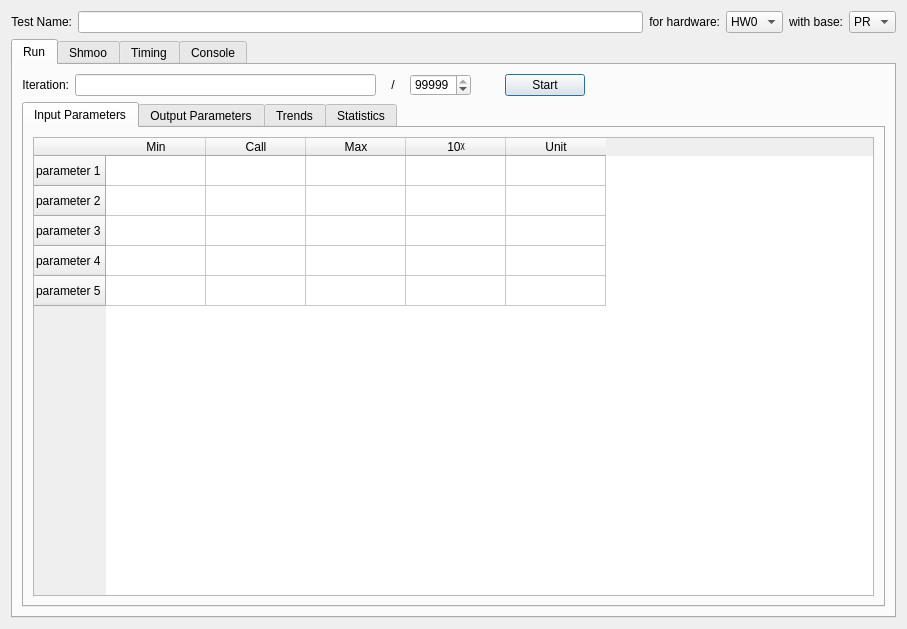
<?xml version="1.0" encoding="UTF-8"?>
<ui version="4.0">
 <class>NewTestWizard</class>
 <widget class="QDialog" name="NewTestWizard">
  <property name="geometry">
   <rect>
    <x>0</x>
    <y>0</y>
    <width>907</width>
    <height>629</height>
   </rect>
  </property>
  <property name="sizePolicy">
   <sizepolicy hsizetype="Minimum" vsizetype="Minimum">
    <horstretch>0</horstretch>
    <verstretch>0</verstretch>
   </sizepolicy>
  </property>
  <property name="minimumSize">
   <size>
    <width>734</width>
    <height>400</height>
   </size>
  </property>
  <property name="maximumSize">
   <size>
    <width>16777215</width>
    <height>16777215</height>
   </size>
  </property>
  <property name="windowTitle">
   <string>Dialog</string>
  </property>
  <layout class="QGridLayout" name="gridLayout">
   <item row="0" column="0">
    <layout class="QVBoxLayout" name="verticalLayout">
     <item>
      <layout class="QHBoxLayout" name="horizontalLayout">
       <item>
        <widget class="QLabel" name="label_3">
         <property name="text">
          <string>Test Name:</string>
         </property>
         <property name="alignment">
          <set>Qt::AlignRight|Qt::AlignTrailing|Qt::AlignVCenter</set>
         </property>
        </widget>
       </item>
       <item>
        <widget class="QLineEdit" name="TestName"/>
       </item>
       <item>
        <widget class="QLabel" name="label_6">
         <property name="text">
          <string>for hardware:</string>
         </property>
         <property name="alignment">
          <set>Qt::AlignRight|Qt::AlignTrailing|Qt::AlignVCenter</set>
         </property>
        </widget>
       </item>
       <item>
        <widget class="QComboBox" name="ForHardwareSetup">
         <item>
          <property name="text">
           <string>HW0</string>
          </property>
         </item>
         <item>
          <property name="text">
           <string>HW1</string>
          </property>
         </item>
         <item>
          <property name="text">
           <string>HW2</string>
          </property>
         </item>
        </widget>
       </item>
       <item>
        <widget class="QLabel" name="label_7">
         <property name="text">
          <string>with base:</string>
         </property>
         <property name="alignment">
          <set>Qt::AlignRight|Qt::AlignTrailing|Qt::AlignVCenter</set>
         </property>
        </widget>
       </item>
       <item>
        <widget class="QComboBox" name="WithBase">
         <item>
          <property name="text">
           <string>PR</string>
          </property>
         </item>
         <item>
          <property name="text">
           <string>FT</string>
          </property>
         </item>
        </widget>
       </item>
      </layout>
     </item>
     <item>
      <widget class="QTabWidget" name="testTabs">
       <property name="enabled">
        <bool>true</bool>
       </property>
       <property name="currentIndex">
        <number>0</number>
       </property>
       <widget class="QWidget" name="runTab">
        <attribute name="title">
         <string>Run</string>
        </attribute>
        <layout class="QGridLayout" name="gridLayout_6">
         <item row="0" column="0">
          <layout class="QVBoxLayout" name="verticalLayout_2">
           <item>
            <layout class="QHBoxLayout" name="horizontalLayout_2">
             <item>
              <widget class="QLabel" name="label">
               <property name="sizePolicy">
                <sizepolicy hsizetype="Preferred" vsizetype="Fixed">
                 <horstretch>0</horstretch>
                 <verstretch>0</verstretch>
                </sizepolicy>
               </property>
               <property name="minimumSize">
                <size>
                 <width>0</width>
                 <height>22</height>
                </size>
               </property>
               <property name="maximumSize">
                <size>
                 <width>16777215</width>
                 <height>22</height>
                </size>
               </property>
               <property name="text">
                <string>Iteration:</string>
               </property>
               <property name="alignment">
                <set>Qt::AlignRight|Qt::AlignTrailing|Qt::AlignVCenter</set>
               </property>
              </widget>
             </item>
             <item>
              <widget class="QLineEdit" name="lineEdit"/>
             </item>
             <item>
              <widget class="QLabel" name="label_2">
               <property name="sizePolicy">
                <sizepolicy hsizetype="Fixed" vsizetype="Fixed">
                 <horstretch>0</horstretch>
                 <verstretch>0</verstretch>
                </sizepolicy>
               </property>
               <property name="minimumSize">
                <size>
                 <width>22</width>
                 <height>22</height>
                </size>
               </property>
               <property name="maximumSize">
                <size>
                 <width>22</width>
                 <height>22</height>
                </size>
               </property>
               <property name="text">
                <string>/</string>
               </property>
               <property name="alignment">
                <set>Qt::AlignCenter</set>
               </property>
              </widget>
             </item>
             <item>
              <widget class="QSpinBox" name="spinBox">
               <property name="sizePolicy">
                <sizepolicy hsizetype="Minimum" vsizetype="Minimum">
                 <horstretch>0</horstretch>
                 <verstretch>0</verstretch>
                </sizepolicy>
               </property>
               <property name="minimumSize">
                <size>
                 <width>0</width>
                 <height>22</height>
                </size>
               </property>
               <property name="maximumSize">
                <size>
                 <width>16777215</width>
                 <height>22</height>
                </size>
               </property>
               <property name="minimum">
                <number>1</number>
               </property>
               <property name="maximum">
                <number>99999</number>
               </property>
               <property name="singleStep">
                <number>100</number>
               </property>
               <property name="value">
                <number>99999</number>
               </property>
              </widget>
             </item>
             <item>
              <widget class="QLabel" name="label_4">
               <property name="sizePolicy">
                <sizepolicy hsizetype="Fixed" vsizetype="Fixed">
                 <horstretch>0</horstretch>
                 <verstretch>0</verstretch>
                </sizepolicy>
               </property>
               <property name="minimumSize">
                <size>
                 <width>22</width>
                 <height>22</height>
                </size>
               </property>
               <property name="maximumSize">
                <size>
                 <width>22</width>
                 <height>22</height>
                </size>
               </property>
               <property name="text">
                <string/>
               </property>
               <property name="alignment">
                <set>Qt::AlignRight|Qt::AlignTrailing|Qt::AlignVCenter</set>
               </property>
              </widget>
             </item>
             <item>
              <widget class="QPushButton" name="pushButton">
               <property name="text">
                <string>Start</string>
               </property>
              </widget>
             </item>
             <item>
              <spacer name="horizontalSpacer">
               <property name="orientation">
                <enum>Qt::Horizontal</enum>
               </property>
               <property name="sizeHint" stdset="0">
                <size>
                 <width>40</width>
                 <height>20</height>
                </size>
               </property>
              </spacer>
             </item>
            </layout>
           </item>
           <item>
            <widget class="QTabWidget" name="tabWidget">
             <property name="currentIndex">
              <number>0</number>
             </property>
             <widget class="QWidget" name="inputParametersTab">
              <attribute name="title">
               <string>Input Parameters</string>
              </attribute>
              <layout class="QGridLayout" name="gridLayout_3">
               <item row="0" column="0">
                <widget class="QTableWidget" name="tableWidget">
                 <row>
                  <property name="text">
                   <string>parameter 1</string>
                  </property>
                 </row>
                 <row>
                  <property name="text">
                   <string>parameter 2</string>
                  </property>
                 </row>
                 <row>
                  <property name="text">
                   <string>parameter 3</string>
                  </property>
                 </row>
                 <row>
                  <property name="text">
                   <string>parameter 4</string>
                  </property>
                 </row>
                 <row>
                  <property name="text">
                   <string>parameter 5</string>
                  </property>
                 </row>
                 <column>
                  <property name="text">
                   <string>Min</string>
                  </property>
                 </column>
                 <column>
                  <property name="text">
                   <string>Call</string>
                  </property>
                 </column>
                 <column>
                  <property name="text">
                   <string>Max</string>
                  </property>
                 </column>
                 <column>
                  <property name="text">
                   <string>10ᵡ</string>
                  </property>
                 </column>
                 <column>
                  <property name="text">
                   <string>Unit</string>
                  </property>
                 </column>
                </widget>
               </item>
              </layout>
             </widget>
             <widget class="QWidget" name="outputParametersTab">
              <attribute name="title">
               <string>Output Parameters</string>
              </attribute>
              <layout class="QGridLayout" name="gridLayout_4">
               <item row="0" column="0">
                <widget class="QTreeWidget" name="treeWidget">
                 <column>
                  <property name="text">
                   <string>1</string>
                  </property>
                 </column>
                 <column>
                  <property name="text">
                   <string>2</string>
                  </property>
                 </column>
                </widget>
               </item>
              </layout>
             </widget>
             <widget class="QWidget" name="trendTab">
              <attribute name="title">
               <string>Trends</string>
              </attribute>
              <widget class="QLabel" name="label_8">
               <property name="geometry">
                <rect>
                 <x>11</x>
                 <y>11</y>
                 <width>91</width>
                 <height>16</height>
                </rect>
               </property>
               <property name="text">
                <string>Output Parameter:</string>
               </property>
               <property name="alignment">
                <set>Qt::AlignRight|Qt::AlignTrailing|Qt::AlignVCenter</set>
               </property>
              </widget>
              <widget class="QComboBox" name="comboBox_2">
               <property name="geometry">
                <rect>
                 <x>108</x>
                 <y>11</y>
                 <width>65</width>
                 <height>20</height>
                </rect>
               </property>
               <item>
                <property name="text">
                 <string>Param 1</string>
                </property>
               </item>
               <item>
                <property name="text">
                 <string>Param 2</string>
                </property>
               </item>
               <item>
                <property name="text">
                 <string>Param 3</string>
                </property>
               </item>
              </widget>
              <widget class="QSplitter" name="splitter">
               <property name="geometry">
                <rect>
                 <x>10</x>
                 <y>38</y>
                 <width>512</width>
                 <height>192</height>
                </rect>
               </property>
               <property name="orientation">
                <enum>Qt::Horizontal</enum>
               </property>
               <widget class="QGraphicsView" name="graphicsView"/>
               <widget class="QGraphicsView" name="graphicsView_2"/>
              </widget>
             </widget>
             <widget class="QWidget" name="statisticsTab">
              <attribute name="title">
               <string>Statistics</string>
              </attribute>
              <layout class="QGridLayout" name="gridLayout_2">
               <item row="0" column="0">
                <layout class="QVBoxLayout" name="verticalLayout_3">
                 <item>
                  <layout class="QHBoxLayout" name="horizontalLayout_3">
                   <item>
                    <widget class="QLabel" name="label_5">
                     <property name="text">
                      <string>Output Parameter:</string>
                     </property>
                     <property name="alignment">
                      <set>Qt::AlignRight|Qt::AlignTrailing|Qt::AlignVCenter</set>
                     </property>
                    </widget>
                   </item>
                   <item>
                    <widget class="QComboBox" name="comboBox">
                     <item>
                      <property name="text">
                       <string>Param 1</string>
                      </property>
                     </item>
                     <item>
                      <property name="text">
                       <string>Param 2</string>
                      </property>
                     </item>
                     <item>
                      <property name="text">
                       <string>Param 3</string>
                      </property>
                     </item>
                    </widget>
                   </item>
                   <item>
                    <spacer name="horizontalSpacer_2">
                     <property name="orientation">
                      <enum>Qt::Horizontal</enum>
                     </property>
                     <property name="sizeHint" stdset="0">
                      <size>
                       <width>40</width>
                       <height>20</height>
                      </size>
                     </property>
                    </spacer>
                   </item>
                  </layout>
                 </item>
                 <item>
                  <widget class="QTableWidget" name="tableWidget_2">
                   <row>
                    <property name="text">
                     <string>Yield ratio</string>
                    </property>
                   </row>
                   <row>
                    <property name="text">
                     <string>Yield %</string>
                    </property>
                   </row>
                   <row>
                    <property name="text">
                     <string>Fails</string>
                    </property>
                   </row>
                   <row>
                    <property name="text">
                     <string>Outliers</string>
                    </property>
                   </row>
                   <row>
                    <property name="text">
                     <string>Min</string>
                    </property>
                   </row>
                   <row>
                    <property name="text">
                     <string>Median</string>
                    </property>
                   </row>
                   <row>
                    <property name="text">
                     <string>Max</string>
                    </property>
                   </row>
                   <row>
                    <property name="text">
                     <string>Range</string>
                    </property>
                   </row>
                   <row>
                    <property name="text">
                     <string>σ</string>
                    </property>
                   </row>
                   <row>
                    <property name="text">
                     <string>Cp</string>
                    </property>
                   </row>
                   <row>
                    <property name="text">
                     <string>CpkL</string>
                    </property>
                   </row>
                   <row>
                    <property name="text">
                     <string>CpkH</string>
                    </property>
                   </row>
                   <column>
                    <property name="text">
                     <string>Param1</string>
                    </property>
                   </column>
                   <column>
                    <property name="text">
                     <string>10ᵡ</string>
                    </property>
                   </column>
                   <column>
                    <property name="text">
                     <string>Unit</string>
                    </property>
                   </column>
                   <item row="0" column="0">
                    <property name="text">
                     <string>931 / 938</string>
                    </property>
                   </item>
                   <item row="0" column="2">
                    <property name="text">
                     <string>#</string>
                    </property>
                   </item>
                   <item row="1" column="0">
                    <property name="text">
                     <string>99.25</string>
                    </property>
                   </item>
                   <item row="1" column="2">
                    <property name="text">
                     <string>%</string>
                    </property>
                   </item>
                   <item row="2" column="0">
                    <property name="text">
                     <string>7</string>
                    </property>
                   </item>
                   <item row="2" column="2">
                    <property name="text">
                     <string>#</string>
                    </property>
                   </item>
                   <item row="3" column="0">
                    <property name="text">
                     <string>1</string>
                    </property>
                   </item>
                   <item row="3" column="2">
                    <property name="text">
                     <string>#</string>
                    </property>
                   </item>
                   <item row="4" column="0">
                    <property name="text">
                     <string>9.201</string>
                    </property>
                   </item>
                   <item row="4" column="1">
                    <property name="text">
                     <string>m</string>
                    </property>
                    <property name="textAlignment">
                     <set>AlignTrailing|AlignVCenter</set>
                    </property>
                   </item>
                   <item row="4" column="2">
                    <property name="text">
                     <string>Ω</string>
                    </property>
                   </item>
                   <item row="5" column="0">
                    <property name="text">
                     <string>11.955</string>
                    </property>
                   </item>
                   <item row="5" column="1">
                    <property name="text">
                     <string>m</string>
                    </property>
                    <property name="textAlignment">
                     <set>AlignTrailing|AlignVCenter</set>
                    </property>
                   </item>
                   <item row="5" column="2">
                    <property name="text">
                     <string>Ω</string>
                    </property>
                   </item>
                   <item row="6" column="0">
                    <property name="text">
                     <string>19.199</string>
                    </property>
                   </item>
                   <item row="6" column="1">
                    <property name="text">
                     <string>m</string>
                    </property>
                    <property name="textAlignment">
                     <set>AlignTrailing|AlignVCenter</set>
                    </property>
                   </item>
                   <item row="6" column="2">
                    <property name="text">
                     <string>Ω</string>
                    </property>
                   </item>
                   <item row="7" column="0">
                    <property name="text">
                     <string>9.998</string>
                    </property>
                   </item>
                   <item row="7" column="1">
                    <property name="text">
                     <string>m</string>
                    </property>
                    <property name="textAlignment">
                     <set>AlignTrailing|AlignVCenter</set>
                    </property>
                   </item>
                   <item row="7" column="2">
                    <property name="text">
                     <string>Ω</string>
                    </property>
                   </item>
                   <item row="8" column="0">
                    <property name="text">
                     <string>2.044</string>
                    </property>
                   </item>
                   <item row="9" column="0">
                    <property name="text">
                     <string>8.15</string>
                    </property>
                   </item>
                   <item row="10" column="0">
                    <property name="text">
                     <string>12.95</string>
                    </property>
                   </item>
                   <item row="11" column="0">
                    <property name="text">
                     <string>47.32</string>
                    </property>
                   </item>
                  </widget>
                 </item>
                </layout>
               </item>
              </layout>
             </widget>
            </widget>
           </item>
          </layout>
         </item>
        </layout>
       </widget>
       <widget class="QWidget" name="shmooTab">
        <attribute name="title">
         <string>Shmoo</string>
        </attribute>
        <layout class="QGridLayout" name="gridLayout_5">
         <item row="0" column="0">
          <layout class="QVBoxLayout" name="verticalLayout_4">
           <item>
            <layout class="QHBoxLayout" name="horizontalLayout_4">
             <item>
              <widget class="QComboBox" name="comboBox_3"/>
             </item>
             <item>
              <widget class="QLabel" name="label_10">
               <property name="text">
                <string>in</string>
               </property>
               <property name="alignment">
                <set>Qt::AlignCenter</set>
               </property>
              </widget>
             </item>
             <item>
              <widget class="QSpinBox" name="spinBox_2"/>
             </item>
             <item>
              <widget class="QLabel" name="label_9">
               <property name="text">
                <string> steps Vs</string>
               </property>
               <property name="alignment">
                <set>Qt::AlignCenter</set>
               </property>
              </widget>
             </item>
             <item>
              <widget class="QComboBox" name="comboBox_4"/>
             </item>
             <item>
              <widget class="QLabel" name="label_11">
               <property name="text">
                <string>in</string>
               </property>
               <property name="alignment">
                <set>Qt::AlignCenter</set>
               </property>
              </widget>
             </item>
             <item>
              <widget class="QSpinBox" name="spinBox_3"/>
             </item>
             <item>
              <widget class="QLabel" name="label_12">
               <property name="text">
                <string> steps for </string>
               </property>
               <property name="alignment">
                <set>Qt::AlignLeading|Qt::AlignLeft|Qt::AlignVCenter</set>
               </property>
              </widget>
             </item>
             <item>
              <widget class="QComboBox" name="comboBox_5"/>
             </item>
             <item>
              <spacer name="horizontalSpacer_3">
               <property name="orientation">
                <enum>Qt::Horizontal</enum>
               </property>
               <property name="sizeHint" stdset="0">
                <size>
                 <width>40</width>
                 <height>20</height>
                </size>
               </property>
              </spacer>
             </item>
            </layout>
           </item>
           <item>
            <widget class="QGraphicsView" name="graphicsView_3"/>
           </item>
          </layout>
         </item>
        </layout>
       </widget>
       <widget class="QWidget" name="timeTab">
        <attribute name="title">
         <string>Timing</string>
        </attribute>
       </widget>
       <widget class="QWidget" name="consoleTab">
        <property name="enabled">
         <bool>true</bool>
        </property>
        <attribute name="title">
         <string>Console</string>
        </attribute>
       </widget>
      </widget>
     </item>
    </layout>
   </item>
  </layout>
 </widget>
 <resources/>
 <connections/>
</ui>
